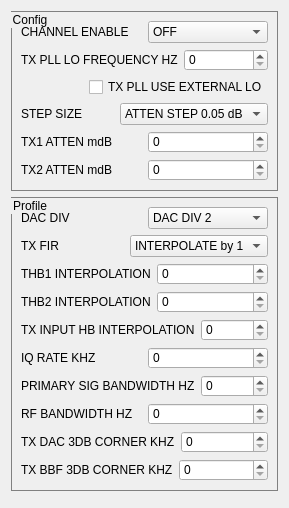
         <widget class="QWidget" name="tab_3">
          <attribute name="title">
           <string>TX Settings</string>
          </attribute>
          <layout class="QVBoxLayout" name="verticalLayout_3">
           <item>
            <widget class="QGroupBox" name="groupBox_4">
             <property name="sizePolicy">
              <sizepolicy hsizetype="Preferred" vsizetype="Preferred">
               <horstretch>0</horstretch>
               <verstretch>0</verstretch>
              </sizepolicy>
             </property>
             <property name="maximumSize">
              <size>
               <width>16777215</width>
               <height>280</height>
              </size>
             </property>
             <property name="styleSheet">
              <string notr="true">QGroupBox{
border:1px solid gray;
}</string>
             </property>
             <property name="title">
              <string>Config</string>
             </property>
             <layout class="QVBoxLayout" name="verticalLayout_60">
              <item>
               <layout class="QVBoxLayout" name="verticalLayout_4">
                <item>
                 <layout class="QHBoxLayout" name="horizontalLayout_5">
                  <item>
                   <widget class="QLabel" name="label_5">
                    <property name="text">
                     <string>CHANNEL ENABLE</string>
                    </property>
                   </widget>
                  </item>
                  <item>
                   <widget class="QComboBox" name="tx_settings_channel_enable">
                    <item>
                     <property name="text">
                      <string>OFF</string>
                     </property>
                    </item>
                    <item>
                     <property name="text">
                      <string>TX1</string>
                     </property>
                    </item>
                    <item>
                     <property name="text">
                      <string>TX2</string>
                     </property>
                    </item>
                    <item>
                     <property name="text">
                      <string>TX1 and TX2</string>
                     </property>
                    </item>
                   </widget>
                  </item>
                 </layout>
                </item>
                <item>
                 <layout class="QHBoxLayout" name="horizontalLayout_6">
                  <item>
                   <widget class="QLabel" name="label_6">
                    <property name="text">
                     <string>TX PLL LO FREQUENCY HZ</string>
                    </property>
                   </widget>
                  </item>
                  <item>
                   <widget class="QDoubleSpinBox" name="tx_settings_tx_pll_lo_frequency">
                    <property name="decimals">
                     <number>0</number>
                    </property>
                    <property name="maximum">
                     <double>99999999999999.000000000000000</double>
                    </property>
                   </widget>
                  </item>
                 </layout>
                </item>
                <item>
                 <layout class="QHBoxLayout" name="horizontalLayout_10">
                  <item>
                   <spacer name="horizontalSpacer">
                    <property name="orientation">
                     <enum>Qt::Horizontal</enum>
                    </property>
                    <property name="sizeHint" stdset="0">
                     <size>
                      <width>40</width>
                      <height>20</height>
                     </size>
                    </property>
                   </spacer>
                  </item>
                  <item>
                   <widget class="QCheckBox" name="tx_settings_chk_tx_pll_use_external">
                    <property name="text">
                     <string>TX PLL USE EXTERNAL LO</string>
                    </property>
                   </widget>
                  </item>
                 </layout>
                </item>
                <item>
                 <layout class="QHBoxLayout" name="horizontalLayout_7">
                  <item>
                   <widget class="QLabel" name="label_7">
                    <property name="text">
                     <string>STEP SIZE</string>
                    </property>
                   </widget>
                  </item>
                  <item>
                   <widget class="QComboBox" name="tx_settings_cmb_step_size">
                    <item>
                     <property name="text">
                      <string>ATTEN STEP 0.05 dB</string>
                     </property>
                    </item>
                    <item>
                     <property name="text">
                      <string>ATTEN STEP 0.10 dB</string>
                     </property>
                    </item>
                    <item>
                     <property name="text">
                      <string>ATTEN STEP 0.20 dB</string>
                     </property>
                    </item>
                    <item>
                     <property name="text">
                      <string>ATTEN STEP 0.40 dB</string>
                     </property>
                    </item>
                   </widget>
                  </item>
                 </layout>
                </item>
                <item>
                 <layout class="QHBoxLayout" name="horizontalLayout_8">
                  <item>
                   <widget class="QLabel" name="label_8">
                    <property name="text">
                     <string>TX1 ATTEN mdB</string>
                    </property>
                   </widget>
                  </item>
                  <item>
                   <widget class="QSpinBox" name="tx_settings_tx1_atten">
                    <property name="maximum">
                     <number>999999999</number>
                    </property>
                   </widget>
                  </item>
                 </layout>
                </item>
                <item>
                 <layout class="QHBoxLayout" name="horizontalLayout_9">
                  <item>
                   <widget class="QLabel" name="label_9">
                    <property name="text">
                     <string>TX2 ATTEN mdB</string>
                    </property>
                   </widget>
                  </item>
                  <item>
                   <widget class="QSpinBox" name="tx_settings_tx2_atten">
                    <property name="maximum">
                     <number>999999999</number>
                    </property>
                   </widget>
                  </item>
                 </layout>
                </item>
               </layout>
              </item>
             </layout>
            </widget>
           </item>
           <item>
            <widget class="QGroupBox" name="groupBox_5">
             <property name="maximumSize">
              <size>
               <width>16777215</width>
               <height>400</height>
              </size>
             </property>
             <property name="styleSheet">
              <string notr="true">QGroupBox{
border:1px solid gray;
}</string>
             </property>
             <property name="title">
              <string>Profile</string>
             </property>
             <layout class="QVBoxLayout" name="verticalLayout_61">
              <item>
               <layout class="QVBoxLayout" name="verticalLayout_5">
                <item>
                 <layout class="QHBoxLayout" name="horizontalLayout_11">
                  <item>
                   <widget class="QLabel" name="label_10">
                    <property name="text">
                     <string>DAC DIV</string>
                    </property>
                   </widget>
                  </item>
                  <item>
                   <widget class="QComboBox" name="tx_settings_cmb_dac_div">
                    <item>
                     <property name="text">
                      <string>DAC DIV 2</string>
                     </property>
                    </item>
                    <item>
                     <property name="text">
                      <string>DAC DIV 2.5</string>
                     </property>
                    </item>
                    <item>
                     <property name="text">
                      <string>DAC DIV 4</string>
                     </property>
                    </item>
                   </widget>
                  </item>
                 </layout>
                </item>
                <item>
                 <layout class="QHBoxLayout" name="horizontalLayout_12">
                  <item>
                   <widget class="QLabel" name="label_11">
                    <property name="text">
                     <string>TX FIR</string>
                    </property>
                   </widget>
                  </item>
                  <item>
                   <widget class="QComboBox" name="tx_settings_cmb_tx_fir">
                    <item>
                     <property name="text">
                      <string>INTERPOLATE by 1</string>
                     </property>
                    </item>
                    <item>
                     <property name="text">
                      <string>INTERPOLATE by 2</string>
                     </property>
                    </item>
                    <item>
                     <property name="text">
                      <string>INTERPOLATE by 4</string>
                     </property>
                    </item>
                   </widget>
                  </item>
                 </layout>
                </item>
                <item>
                 <layout class="QHBoxLayout" name="horizontalLayout_13">
                  <item>
                   <widget class="QLabel" name="label_12">
                    <property name="text">
                     <string>THB1 INTERPOLATION</string>
                    </property>
                   </widget>
                  </item>
                  <item>
                   <widget class="QSpinBox" name="tx_settings_txt_thb1_interpolation"/>
                  </item>
                 </layout>
                </item>
                <item>
                 <layout class="QHBoxLayout" name="horizontalLayout_14">
                  <item>
                   <widget class="QLabel" name="label_13">
                    <property name="text">
                     <string>THB2 INTERPOLATION</string>
                    </property>
                   </widget>
                  </item>
                  <item>
                   <widget class="QSpinBox" name="tx_settings_txt_thb2_interpolation"/>
                  </item>
                 </layout>
                </item>
                <item>
                 <layout class="QHBoxLayout" name="horizontalLayout_15">
                  <item>
                   <widget class="QLabel" name="label_14">
                    <property name="text">
                     <string>TX INPUT HB INTERPOLATION</string>
                    </property>
                   </widget>
                  </item>
                  <item>
                   <widget class="QSpinBox" name="tx_settings_txt_tx_input_hp_interpolation"/>
                  </item>
                 </layout>
                </item>
                <item>
                 <layout class="QHBoxLayout" name="horizontalLayout_16">
                  <item>
                   <widget class="QLabel" name="label_15">
                    <property name="text">
                     <string>IQ RATE KHZ</string>
                    </property>
                   </widget>
                  </item>
                  <item>
                   <widget class="QSpinBox" name="tx_settings_txt_iq_rate">
                    <property name="maximum">
                     <number>999999999</number>
                    </property>
                   </widget>
                  </item>
                 </layout>
                </item>
                <item>
                 <layout class="QHBoxLayout" name="horizontalLayout_17">
                  <item>
                   <widget class="QLabel" name="label_16">
                    <property name="text">
                     <string>PRIMARY SIG BANDWIDTH HZ</string>
                    </property>
                   </widget>
                  </item>
                  <item>
                   <widget class="QSpinBox" name="tx_settings_txt_primary_sig_bandwidth_hz">
                    <property name="maximum">
                     <number>999999999</number>
                    </property>
                   </widget>
                  </item>
                 </layout>
                </item>
                <item>
                 <layout class="QHBoxLayout" name="horizontalLayout_18">
                  <item>
                   <widget class="QLabel" name="label_17">
                    <property name="text">
                     <string>RF BANDWIDTH HZ</string>
                    </property>
                   </widget>
                  </item>
                  <item>
                   <widget class="QDoubleSpinBox" name="tx_settings_txt_rf_bandwidth_hz">
                    <property name="decimals">
                     <number>0</number>
                    </property>
                    <property name="maximum">
                     <double>10000000000000000.000000000000000</double>
                    </property>
                   </widget>
                  </item>
                 </layout>
                </item>
                <item>
                 <layout class="QHBoxLayout" name="horizontalLayout_19">
                  <item>
                   <widget class="QLabel" name="label_18">
                    <property name="text">
                     <string>TX DAC 3DB CORNER KHZ</string>
                    </property>
                   </widget>
                  </item>
                  <item>
                   <widget class="QSpinBox" name="tx_settings_txt_tx_dac_3db_corner_khz">
                    <property name="maximum">
                     <number>999999999</number>
                    </property>
                   </widget>
                  </item>
                 </layout>
                </item>
                <item>
                 <layout class="QHBoxLayout" name="horizontalLayout_20">
                  <item>
                   <widget class="QLabel" name="label_19">
                    <property name="text">
                     <string>TX BBF 3DB CORNER KHZ</string>
                    </property>
                   </widget>
                  </item>
                  <item>
                   <widget class="QSpinBox" name="tx_settings_txt_tx_bbf_3db_corner_khz">
                    <property name="maximum">
                     <number>999999999</number>
                    </property>
                   </widget>
                  </item>
                 </layout>
                </item>
               </layout>
              </item>
             </layout>
            </widget>
           </item>
           <item>
            <widget class="QWidget" name="widget" native="true"/>
           </item>
          </layout>
         </widget>
